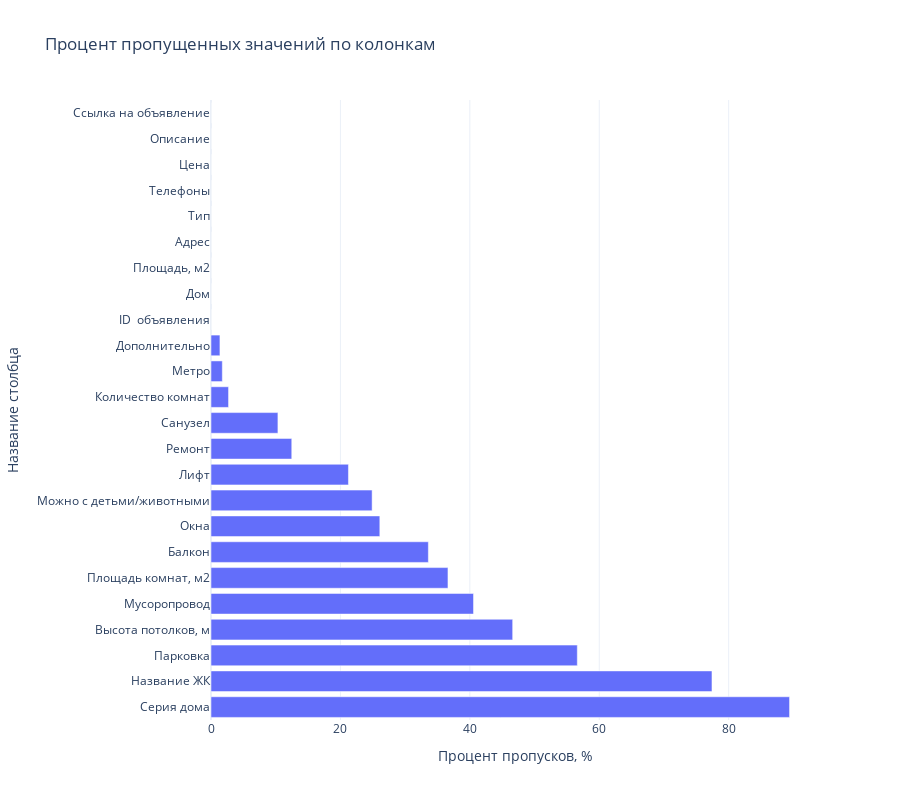

Here is the notebook cell this chart was saved with:
### Markdown cell above
## Анализ пропусков

На графике показан процент пропущенных значений по каждой колонке.

### Code cell
fig = px.bar(
    missing_df,
    x='Процент пропусков, %',
    y='Название столбца',
    title='Процент пропущенных значений по колонкам',
    orientation='h',
)

# Увеличиваем высоту — чтобы вместить все строки
fig.update_layout(height=800)

fig.show()

### Figure 1 — Plotly figure (JSON) as saved in the notebook; plotly's stock layout.template omitted (floating-point values rounded to 4 significant figures)
{"data": [{"hovertemplate": "Процент пропусков, %=%{x}<br>Название столбца=%{y}<extra></extra>", "legendgroup": "", "marker": {"color": "#636efa", "pattern": {"shape": ""}}, "name": "", "orientation": "h", "showlegend": false, "textposition": "auto", "type": "bar", "x": [89.41, 77.42, 56.61, 46.62, 40.57, 36.62, 33.59, 26.09, 24.9, 21.24, 12.48, 10.34, 2.71, 1.75, 1.38, 0.0, 0.0, 0.0, 0.0, 0.0, 0.0, 0.0, 0.0, 0.0], "xaxis": "x", "y": ["Серия дома", "Название ЖК", "Парковка", "Высота потолков, м", "Мусоропровод", "Площадь комнат, м2", "Балкон", "Окна", "Можно с детьми/животными", "Лифт", "Ремонт", "Санузел", "Количество комнат", "Метро", "Дополнительно", "ID  объявления", "Дом", "Площадь, м2", "Адрес", "Тип", "Телефоны", "Цена", "Описание", "Ссылка на объявление"], "yaxis": "y"}], "layout": {"barmode": "relative", "height": 800, "legend": {"tracegroupgap": 0}, "title": {"text": "Процент пропущенных значений по колонкам"}, "xaxis": {"anchor": "y", "domain": [0, 1], "title": {"text": "Процент пропусков, %"}}, "yaxis": {"anchor": "x", "domain": [0, 1], "title": {"text": "Название столбца"}}}}
